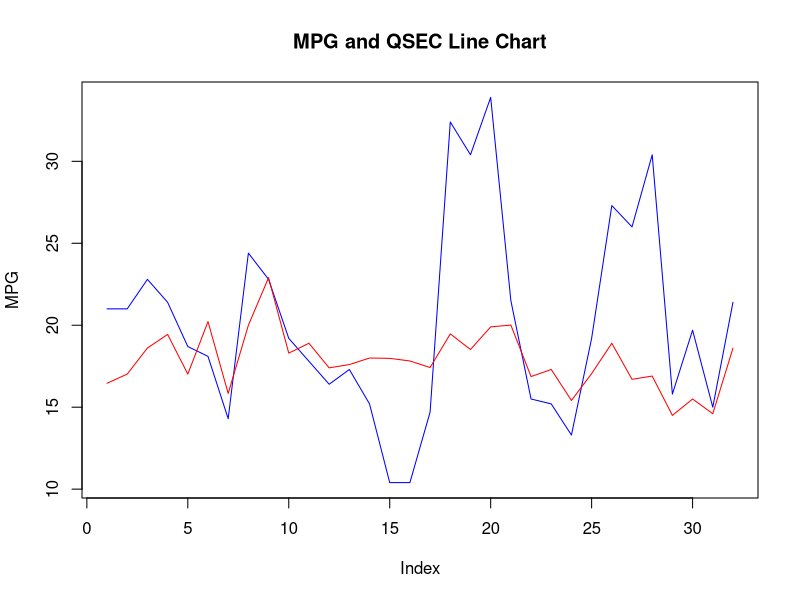

The R source for this figure:
# Load the mtcars dataset
data("mtcars")

# Set up the plot with the first line (mpg)
plot(mtcars$mpg, type = "l", col = "blue", xlab = "Index", ylab = "MPG", main = "MPG and QSEC Line Chart")

# Add the second line (qsec) using the lines() function
lines(mtcars$qsec, col = "red")
